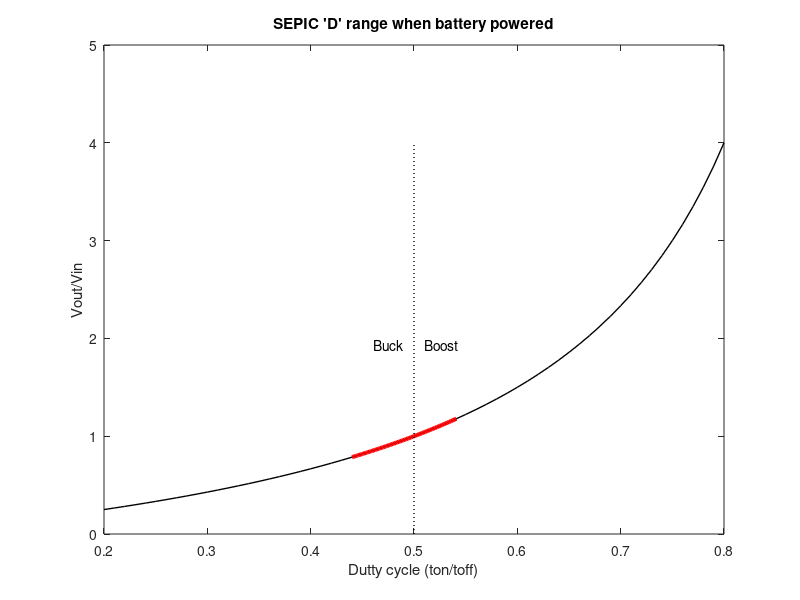

This figure's MATLAB source:
clear all; clc;

%SEPIC converter
%===============================================================================
%SEPIC parameters
Vout_v = 3.3;
Vripple_v = 0.001;
Iout_A = 0.300;

%SEPIC voltage in range
bat_min_v = 2.8;
bat_max_v = 4.2;
bat_range_v = [bat_min_v:0.02:bat_max_v];

%SEPIC dutty cycle work range
full_dutty_range = [0.2:0.01:0.8];

%SEPIC ideal full duty cycle range
full_k = full_dutty_range ./ (1 - full_dutty_range);
%SEPIC ideal battery powered duty cycle range
battery_k = Vout_v ./ bat_range_v;
battery_dutty_range = battery_k ./ (1 + battery_k);

%Plot ideal working graph
plot(full_dutty_range, full_k, 'k', "linewidth", 1)
xlabel("Dutty cycle (ton/toff)");
ylabel("Vout/Vin");
title("SEPIC 'D' range when battery powered");
hold on
plot(battery_dutty_range, battery_k, 'r', "linewidth", 3);
plot([0.5 0.5], [0 max(full_k)], 'k', "linestyle", ':', "linewidth", 1);
text(0.49, 2, "Buck", "horizontalalignment", "right", "verticalalignment", "top");
text(0.51, 2, "Boost", "horizontalalignment", "left", "verticalalignment", "top");
hold off

%SEPIC components
%===============================================================================
%Initial parameters
%Switching frequency
fsw_hz = 1200000;
Tsw_s = 1/fsw_hz;
%Rectification diode
Vdfw_v = 0.3;
%Switch Q parameters
Qron_ohm = 0.5;
tr_s = Tsw_s / 20;
tf_s = tr_s;
%Feedback divisor
Vfb_v = 1.25;
R1fb_ohm = 20000;
R2fb_ohm = (Vfb_v * R1fb_ohm) / (Vout_v - Vfb_v)
%Undervoltage divisor
Vuv_v = 1.5;
R1uv_ohm = 20000
R2uv_ohm = (bat_min_v - Vuv_v) / (Vuv_v / R1uv_ohm)

%Calculated parameters
%===============================================================================
Lpk2pk = 0.2;

%Duty without Vq consideration
Dmax = (Vout_v + Vdfw_v) / (bat_min_v + Vout_v + Vdfw_v);
Dmin = (Vout_v + Vdfw_v) / (bat_max_v + Vout_v + Vdfw_v);
Delta_IL_A = Iout_A * (Vout_v/bat_min_v) * Lpk2pk;

%Inductor independent core
L_H = (bat_min_v / (Delta_IL_A * fsw_hz)) * Dmax
IL1pk_A = Iout_A * ((Vout_v + Vdfw_v) / bat_min_v) * (1 + Lpk2pk/2);
IL2pk_A = Iout_A * (1 + Lpk2pk/2);

%Inductor on same core
LM_H = L_H / 2

%Switch
VQds_v = bat_max_v + Vdfw_v + Vout_v
IQpk_A = IL1pk_A + IL2pk_A
IQrms_A = Iout_A * sqrt((Vout_v + bat_min_v + Vdfw_v) * (Vout_v + Vdfw_v) / bat_min_v^2);
PQon_W = IQrms_A^2 * Qron_ohm * Dmax;
PQsw_W = 0.5 * (bat_max_v + Vdfw_v + Vout_v) * IQpk_A * (tr_s + tf_s) * fsw_hz;
PQ_W = PQon_W + PQsw_W

%Diode
Vd_v = bat_max_v + Vout_v
Id_A = Iout_A / (1 - Dmax)
Pd_W = Vdfw_v * Iout_A

%Coupling capacitor
Delta_Vc_v = 0.1 * bat_min_v;
Cs_F = (Iout_A * Dmax) / (fsw_hz * Delta_Vc_v)
Cs_rms_A = Iout_A * sqrt((Vout_v + Vdfw_v) / bat_min_v);
Cs_ripple_v = (Iout_A * Dmax) / (Cs_F * fsw_hz);

%In capacitor
Cin_rms_A = Delta_IL_A / sqrt(12);

%Out capacitor
Cout_F = (Iout_A * Dmin) / (Vripple_v * 0.5 * fsw_hz)
CoutESR_ohm = (Vripple_v * 0.5) / (IL1pk_A + IL2pk_A)
